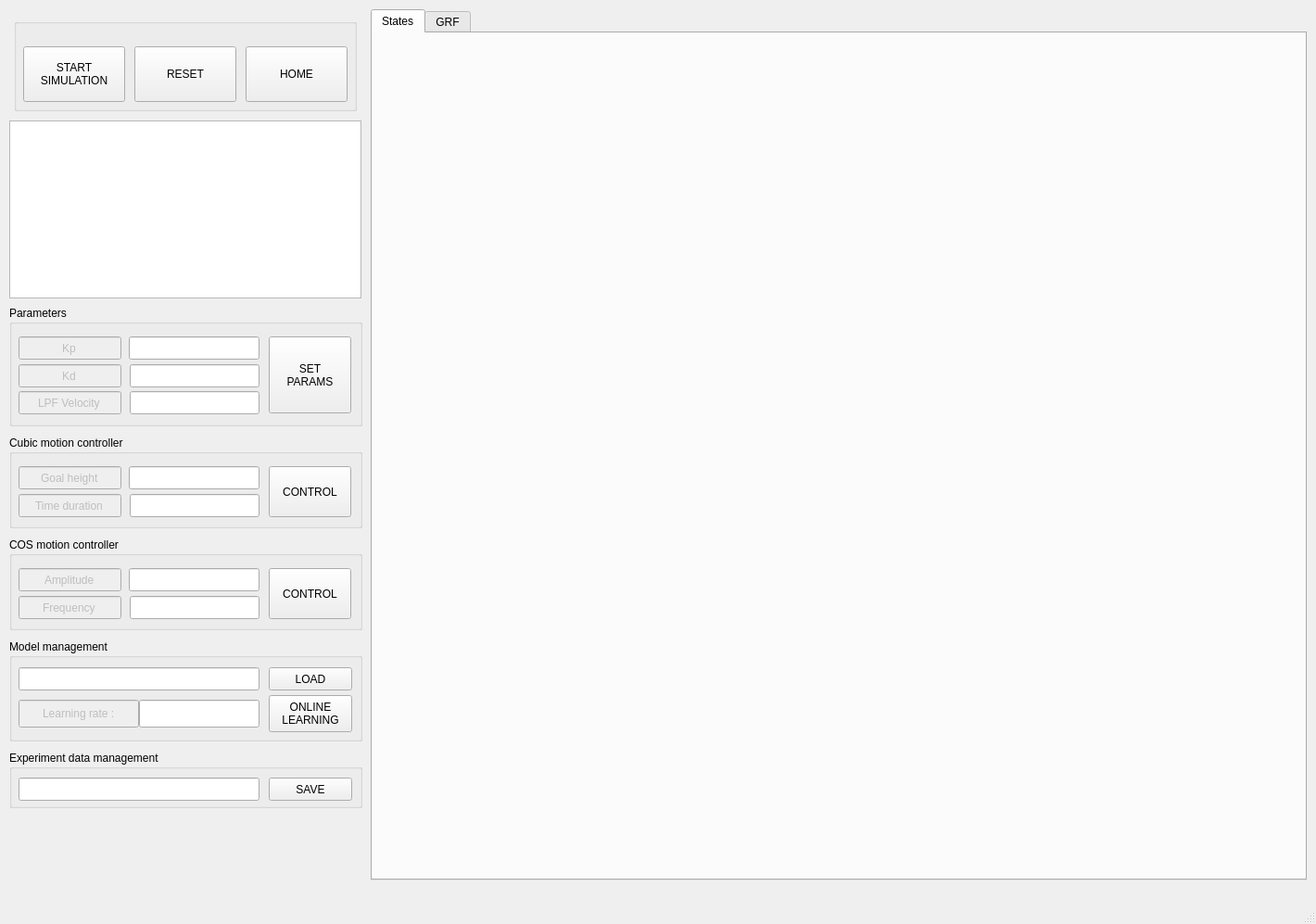
<?xml version="1.0" encoding="UTF-8"?>
<ui version="4.0">
 <class>MainWindow</class>
 <widget class="QMainWindow" name="MainWindow">
  <property name="geometry">
   <rect>
    <x>0</x>
    <y>0</y>
    <width>1420</width>
    <height>997</height>
   </rect>
  </property>
  <property name="windowTitle">
   <string>MainWindow</string>
  </property>
  <widget class="QWidget" name="centralwidget">
   <widget class="QGroupBox" name="GB_MODEL_MANAGEMENT">
    <property name="geometry">
     <rect>
      <x>10</x>
      <y>690</y>
      <width>381</width>
      <height>110</height>
     </rect>
    </property>
    <property name="title">
     <string>Model management</string>
    </property>
    <widget class="QLineEdit" name="LE_MODEL_LOAD_PATH">
     <property name="geometry">
      <rect>
       <x>10</x>
       <y>30</y>
       <width>260</width>
       <height>25</height>
      </rect>
     </property>
     <property name="text">
      <string/>
     </property>
    </widget>
    <widget class="QPushButton" name="BT_MODEL_LOAD">
     <property name="geometry">
      <rect>
       <x>280</x>
       <y>30</y>
       <width>90</width>
       <height>25</height>
      </rect>
     </property>
     <property name="text">
      <string>LOAD</string>
     </property>
    </widget>
    <widget class="QLineEdit" name="LE_MODEL_LEARNING_RATE">
     <property name="enabled">
      <bool>false</bool>
     </property>
     <property name="geometry">
      <rect>
       <x>10</x>
       <y>65</y>
       <width>130</width>
       <height>30</height>
      </rect>
     </property>
     <property name="text">
      <string>Learning rate :</string>
     </property>
     <property name="alignment">
      <set>Qt::AlignCenter</set>
     </property>
    </widget>
    <widget class="QPushButton" name="BT_MODEL_ONLINE_LEARNING">
     <property name="geometry">
      <rect>
       <x>280</x>
       <y>60</y>
       <width>90</width>
       <height>40</height>
      </rect>
     </property>
     <property name="text">
      <string>ONLINE
LEARNING</string>
     </property>
    </widget>
    <widget class="QLineEdit" name="LE_MODEL_PARAMS_LEARNING_RATE">
     <property name="geometry">
      <rect>
       <x>140</x>
       <y>65</y>
       <width>130</width>
       <height>30</height>
      </rect>
     </property>
     <property name="text">
      <string/>
     </property>
    </widget>
   </widget>
   <widget class="QTabWidget" name="tabWidget">
    <property name="geometry">
     <rect>
      <x>400</x>
      <y>10</y>
      <width>1010</width>
      <height>940</height>
     </rect>
    </property>
    <property name="currentIndex">
     <number>0</number>
    </property>
    <widget class="QWidget" name="TW_STATES">
     <attribute name="title">
      <string>States</string>
     </attribute>
     <widget class="QCustomPlot" name="QCP_STATES_POS_HIP" native="true">
      <property name="geometry">
       <rect>
        <x>10</x>
        <y>10</y>
        <width>490</width>
        <height>290</height>
       </rect>
      </property>
     </widget>
     <widget class="QCustomPlot" name="QCP_STATES_POS_KNEE" native="true">
      <property name="geometry">
       <rect>
        <x>510</x>
        <y>10</y>
        <width>490</width>
        <height>290</height>
       </rect>
      </property>
     </widget>
     <widget class="QCustomPlot" name="QCP_STATES_VEL_HIP" native="true">
      <property name="geometry">
       <rect>
        <x>10</x>
        <y>310</y>
        <width>490</width>
        <height>290</height>
       </rect>
      </property>
     </widget>
     <widget class="QCustomPlot" name="QCP_STATES_VEL_KNEE" native="true">
      <property name="geometry">
       <rect>
        <x>510</x>
        <y>310</y>
        <width>490</width>
        <height>290</height>
       </rect>
      </property>
     </widget>
     <widget class="QCustomPlot" name="QCP_STATES_TAU_HIP" native="true">
      <property name="geometry">
       <rect>
        <x>10</x>
        <y>610</y>
        <width>490</width>
        <height>290</height>
       </rect>
      </property>
     </widget>
     <widget class="QCustomPlot" name="QCP_STATES_TAU_KNEE" native="true">
      <property name="geometry">
       <rect>
        <x>510</x>
        <y>610</y>
        <width>490</width>
        <height>290</height>
       </rect>
      </property>
     </widget>
    </widget>
    <widget class="QWidget" name="TW_GRF">
     <attribute name="title">
      <string>GRF</string>
     </attribute>
     <widget class="QCustomPlot" name="QCP_GRF_GRF" native="true">
      <property name="geometry">
       <rect>
        <x>10</x>
        <y>10</y>
        <width>990</width>
        <height>440</height>
       </rect>
      </property>
     </widget>
     <widget class="QCustomPlot" name="QCP_GRF_ERROR" native="true">
      <property name="geometry">
       <rect>
        <x>10</x>
        <y>460</y>
        <width>990</width>
        <height>440</height>
       </rect>
      </property>
     </widget>
    </widget>
   </widget>
   <widget class="QGroupBox" name="GB_EXPERIMENT_DATA_MANAGEMENT">
    <property name="geometry">
     <rect>
      <x>10</x>
      <y>810</y>
      <width>381</width>
      <height>62</height>
     </rect>
    </property>
    <property name="title">
     <string>Experiment data management</string>
    </property>
    <widget class="QLineEdit" name="LE_EXPERIMENT_DATA_PATH">
     <property name="geometry">
      <rect>
       <x>10</x>
       <y>29</y>
       <width>260</width>
       <height>25</height>
      </rect>
     </property>
     <property name="text">
      <string/>
     </property>
    </widget>
    <widget class="QPushButton" name="BT_EXPERIMENT_DATA_SAVE">
     <property name="geometry">
      <rect>
       <x>280</x>
       <y>29</y>
       <width>90</width>
       <height>25</height>
      </rect>
     </property>
     <property name="text">
      <string>SAVE</string>
     </property>
    </widget>
   </widget>
   <widget class="QGroupBox" name="GB_COS">
    <property name="geometry">
     <rect>
      <x>10</x>
      <y>580</y>
      <width>381</width>
      <height>100</height>
     </rect>
    </property>
    <property name="title">
     <string>COS motion controller</string>
    </property>
    <widget class="QLineEdit" name="LE_COS_PARAMS_AMPLITUDE">
     <property name="geometry">
      <rect>
       <x>129</x>
       <y>33</y>
       <width>141</width>
       <height>25</height>
      </rect>
     </property>
     <property name="text">
      <string/>
     </property>
    </widget>
    <widget class="QLineEdit" name="LE_COS_PARAMS_FREQUENCY">
     <property name="geometry">
      <rect>
       <x>130</x>
       <y>63</y>
       <width>140</width>
       <height>25</height>
      </rect>
     </property>
     <property name="text">
      <string/>
     </property>
    </widget>
    <widget class="QLineEdit" name="LE_COS_AMPLITUDE">
     <property name="enabled">
      <bool>false</bool>
     </property>
     <property name="geometry">
      <rect>
       <x>10</x>
       <y>33</y>
       <width>111</width>
       <height>25</height>
      </rect>
     </property>
     <property name="layoutDirection">
      <enum>Qt::LeftToRight</enum>
     </property>
     <property name="text">
      <string>Amplitude</string>
     </property>
     <property name="alignment">
      <set>Qt::AlignCenter</set>
     </property>
    </widget>
    <widget class="QLineEdit" name="LE_COS_FREQUENCY">
     <property name="enabled">
      <bool>false</bool>
     </property>
     <property name="geometry">
      <rect>
       <x>10</x>
       <y>63</y>
       <width>111</width>
       <height>25</height>
      </rect>
     </property>
     <property name="layoutDirection">
      <enum>Qt::LeftToRight</enum>
     </property>
     <property name="text">
      <string>Frequency</string>
     </property>
     <property name="alignment">
      <set>Qt::AlignCenter</set>
     </property>
    </widget>
    <widget class="QPushButton" name="BT_COS_CONTROL">
     <property name="geometry">
      <rect>
       <x>280</x>
       <y>33</y>
       <width>89</width>
       <height>55</height>
      </rect>
     </property>
     <property name="text">
      <string>CONTROL</string>
     </property>
    </widget>
   </widget>
   <widget class="QGroupBox" name="GB_CUBIC">
    <property name="geometry">
     <rect>
      <x>10</x>
      <y>470</y>
      <width>381</width>
      <height>100</height>
     </rect>
    </property>
    <property name="title">
     <string>Cubic motion controller</string>
    </property>
    <widget class="QLineEdit" name="LE_CUBIC_PARAMS_GOAL_HEIGHT">
     <property name="geometry">
      <rect>
       <x>129</x>
       <y>33</y>
       <width>141</width>
       <height>25</height>
      </rect>
     </property>
     <property name="text">
      <string/>
     </property>
    </widget>
    <widget class="QLineEdit" name="LE_CUBIC_PARAMS_TIME_DURATION">
     <property name="geometry">
      <rect>
       <x>130</x>
       <y>63</y>
       <width>140</width>
       <height>25</height>
      </rect>
     </property>
     <property name="text">
      <string/>
     </property>
    </widget>
    <widget class="QLineEdit" name="LE_CUBIC_GOAL_HEIGHT">
     <property name="enabled">
      <bool>false</bool>
     </property>
     <property name="geometry">
      <rect>
       <x>10</x>
       <y>33</y>
       <width>111</width>
       <height>25</height>
      </rect>
     </property>
     <property name="layoutDirection">
      <enum>Qt::LeftToRight</enum>
     </property>
     <property name="text">
      <string>Goal height</string>
     </property>
     <property name="alignment">
      <set>Qt::AlignCenter</set>
     </property>
    </widget>
    <widget class="QLineEdit" name="LE_CUBIC_TIME_DURATION">
     <property name="enabled">
      <bool>false</bool>
     </property>
     <property name="geometry">
      <rect>
       <x>10</x>
       <y>63</y>
       <width>111</width>
       <height>25</height>
      </rect>
     </property>
     <property name="layoutDirection">
      <enum>Qt::LeftToRight</enum>
     </property>
     <property name="text">
      <string>Time duration</string>
     </property>
     <property name="alignment">
      <set>Qt::AlignCenter</set>
     </property>
    </widget>
    <widget class="QPushButton" name="BT_CUBIC_CONTROL">
     <property name="geometry">
      <rect>
       <x>280</x>
       <y>33</y>
       <width>89</width>
       <height>55</height>
      </rect>
     </property>
     <property name="text">
      <string>CONTROL</string>
     </property>
    </widget>
   </widget>
   <widget class="QGroupBox" name="GB_PARAMETERS">
    <property name="geometry">
     <rect>
      <x>10</x>
      <y>330</y>
      <width>381</width>
      <height>130</height>
     </rect>
    </property>
    <property name="title">
     <string>Parameters</string>
    </property>
    <widget class="QLineEdit" name="LE_PARAMETERS_PARAMS_Kp">
     <property name="geometry">
      <rect>
       <x>129</x>
       <y>33</y>
       <width>141</width>
       <height>25</height>
      </rect>
     </property>
     <property name="text">
      <string/>
     </property>
    </widget>
    <widget class="QLineEdit" name="LE_PARAMETERS_PARAMS_Kd">
     <property name="geometry">
      <rect>
       <x>130</x>
       <y>63</y>
       <width>140</width>
       <height>25</height>
      </rect>
     </property>
     <property name="text">
      <string/>
     </property>
    </widget>
    <widget class="QLineEdit" name="LE_PARAMETERS_Kp">
     <property name="enabled">
      <bool>false</bool>
     </property>
     <property name="geometry">
      <rect>
       <x>10</x>
       <y>33</y>
       <width>111</width>
       <height>25</height>
      </rect>
     </property>
     <property name="layoutDirection">
      <enum>Qt::LeftToRight</enum>
     </property>
     <property name="text">
      <string>Kp</string>
     </property>
     <property name="alignment">
      <set>Qt::AlignCenter</set>
     </property>
    </widget>
    <widget class="QLineEdit" name="LE_PARAMETERS_Kd">
     <property name="enabled">
      <bool>false</bool>
     </property>
     <property name="geometry">
      <rect>
       <x>10</x>
       <y>63</y>
       <width>111</width>
       <height>25</height>
      </rect>
     </property>
     <property name="layoutDirection">
      <enum>Qt::LeftToRight</enum>
     </property>
     <property name="text">
      <string>Kd</string>
     </property>
     <property name="alignment">
      <set>Qt::AlignCenter</set>
     </property>
    </widget>
    <widget class="QPushButton" name="BT_PARAMETERS_SET_PARAMS">
     <property name="geometry">
      <rect>
       <x>280</x>
       <y>33</y>
       <width>89</width>
       <height>83</height>
      </rect>
     </property>
     <property name="text">
      <string>SET
PARAMS</string>
     </property>
    </widget>
    <widget class="QLineEdit" name="LE_PARAMETERS_PARAMS_LPF_VEL">
     <property name="geometry">
      <rect>
       <x>130</x>
       <y>92</y>
       <width>140</width>
       <height>25</height>
      </rect>
     </property>
     <property name="text">
      <string/>
     </property>
    </widget>
    <widget class="QLineEdit" name="LE_PARAMETERS_LPF_VEL">
     <property name="enabled">
      <bool>false</bool>
     </property>
     <property name="geometry">
      <rect>
       <x>10</x>
       <y>92</y>
       <width>111</width>
       <height>25</height>
      </rect>
     </property>
     <property name="layoutDirection">
      <enum>Qt::LeftToRight</enum>
     </property>
     <property name="text">
      <string>LPF Velocity</string>
     </property>
     <property name="alignment">
      <set>Qt::AlignCenter</set>
     </property>
    </widget>
   </widget>
   <widget class="QGroupBox" name="GB_MAIN_PANEL">
    <property name="geometry">
     <rect>
      <x>15</x>
      <y>20</y>
      <width>370</width>
      <height>100</height>
     </rect>
    </property>
    <property name="title">
     <string/>
    </property>
    <widget class="QPushButton" name="BT_MAIN_PANEL_RESET">
     <property name="geometry">
      <rect>
       <x>130</x>
       <y>30</y>
       <width>110</width>
       <height>60</height>
      </rect>
     </property>
     <property name="text">
      <string>RESET</string>
     </property>
    </widget>
    <widget class="QPushButton" name="BT_MAIN_PANEL_START_SIMULATION">
     <property name="geometry">
      <rect>
       <x>10</x>
       <y>30</y>
       <width>110</width>
       <height>60</height>
      </rect>
     </property>
     <property name="text">
      <string>START
SIMULATION</string>
     </property>
    </widget>
    <widget class="QPushButton" name="BT_MAIN_PANEL_HOME">
     <property name="geometry">
      <rect>
       <x>250</x>
       <y>30</y>
       <width>110</width>
       <height>60</height>
      </rect>
     </property>
     <property name="text">
      <string>HOME</string>
     </property>
    </widget>
   </widget>
   <widget class="QTableWidget" name="tableWidget">
    <property name="geometry">
     <rect>
      <x>10</x>
      <y>130</y>
      <width>380</width>
      <height>192</height>
     </rect>
    </property>
   </widget>
  </widget>
  <widget class="QMenuBar" name="menubar">
   <property name="geometry">
    <rect>
     <x>0</x>
     <y>0</y>
     <width>1420</width>
     <height>22</height>
    </rect>
   </property>
  </widget>
  <widget class="QStatusBar" name="statusbar"/>
 </widget>
 <customwidgets>
  <customwidget>
   <class>QCustomPlot</class>
   <extends>QWidget</extends>
   <header>qcustomplot.h</header>
   <container>1</container>
  </customwidget>
 </customwidgets>
 <resources/>
 <connections/>
</ui>
